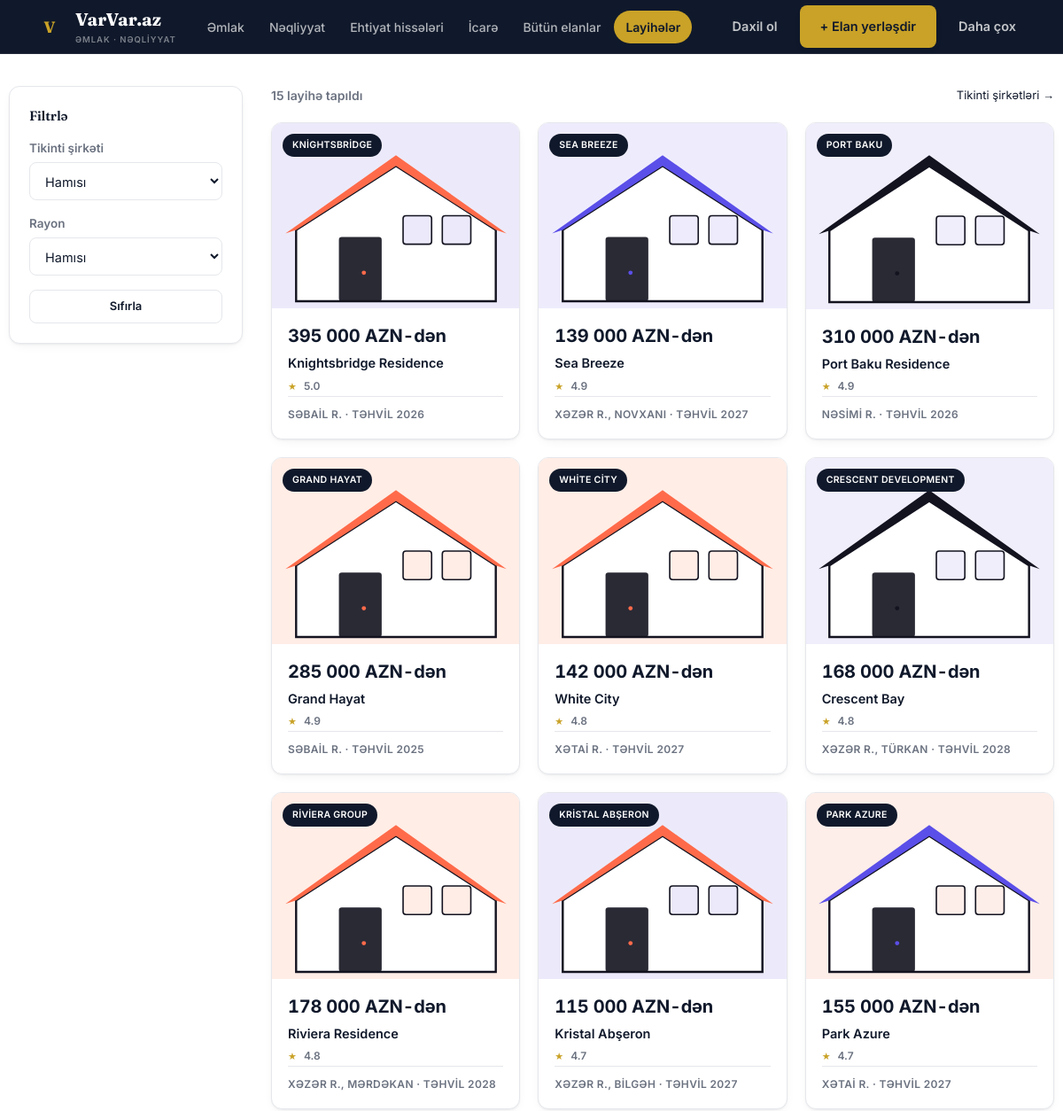
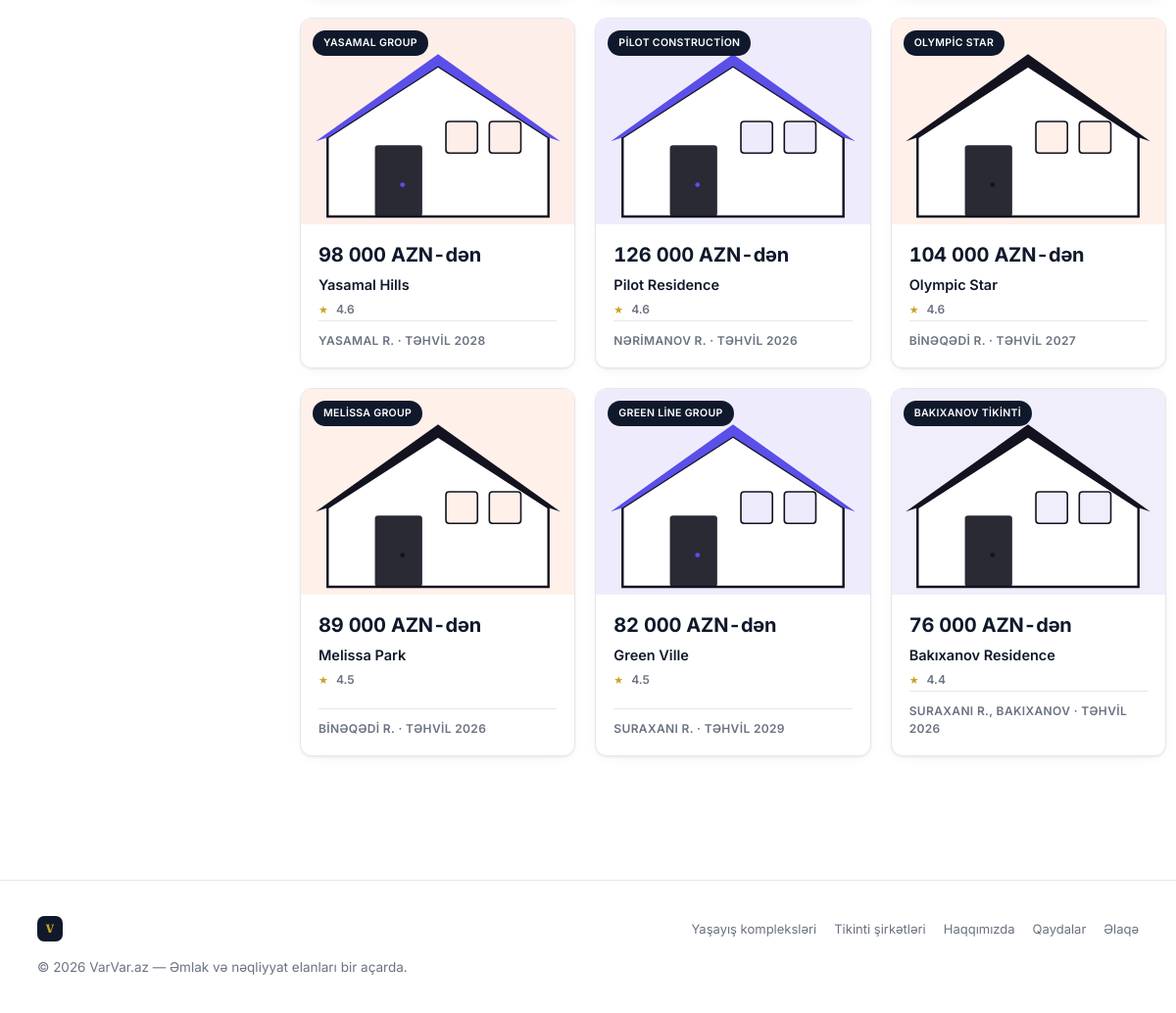
/layiheler, run on the app's committed database (2 pictures, top to bottom).
### tables this page shows
CREATE TABLE residences (
    id INTEGER PRIMARY KEY AUTOINCREMENT,
    slug TEXT NOT NULL UNIQUE,
    name TEXT NOT NULL,
    developer TEXT,
    company_id INTEGER REFERENCES construction_companies(id) ON DELETE SET NULL,
    city TEXT NOT NULL,
    district TEXT,
    address TEXT,
    price_from REAL,
    deadline TEXT,          -- e.g. '2026', '2027'
    rating REAL DEFAULT 4.7,
    description TEXT,
    amenities TEXT,         -- comma-separated list
    contact_name TEXT,
    contact_phone TEXT,
    image_path TEXT,        -- main/cover image (used on cards)
    logo_path TEXT,         -- project logo (small badge)
    accent TEXT NOT NULL DEFAULT 'teal'   -- teal | brass | ink (card accent color)
);

CREATE TABLE construction_companies (
    id INTEGER PRIMARY KEY AUTOINCREMENT,
    slug TEXT NOT NULL UNIQUE,
    name TEXT NOT NULL,
    logo_path TEXT,
    cover_path TEXT,
    about TEXT,
    website TEXT,
    phone TEXT,
    city TEXT,
    founded_year INTEGER,
    created_at TEXT NOT NULL DEFAULT (datetime('now'))
);

### app.py (the view)
@app.route("/layiheler")
def projects_list():
    db = get_db()
    company_slug = request.args.get("company")
    district = request.args.get("district")
    where = []
    params = []
    if company_slug:
        where.append("c.slug = ?")
        params.append(company_slug)
    if district:
        where.append("r.district = ?")
        params.append(district)
    where_sql = ("WHERE " + " AND ".join(where)) if where else ""
    residences = db.execute(
        f"""SELECT r.*, c.name AS company_name, c.slug AS company_slug
            FROM residences r LEFT JOIN construction_companies c ON c.id = r.company_id
            {where_sql}
            ORDER BY r.rating DESC, r.id""",
        params,
    ).fetchall()
    companies = db.execute("SELECT slug, name FROM construction_companies ORDER BY name").fetchall()
    districts = db.execute(
        "SELECT DISTINCT district FROM residences WHERE district IS NOT NULL ORDER BY district"
    ).fetchall()
    return render_template(
        "projects_list.html", residences=residences, companies=companies, districts=districts,
        args=request.args,
    )

### app.py (called while the page is built, shortened)
def get_db():
    if "db" not in g:
        g.db = sqlite3.connect(DB_PATH)
        g.db.row_factory = sqlite3.Row
        g.db.execute("PRAGMA foreign_keys = ON")
    return g.db

def current_user():
    if "user_id" not in session:
        return None

@app.template_filter("money")
def money_filter(value):
    try:
        value = float(value)
    except (TypeError, ValueError):
        return value
    return f"{value:,.0f}".replace(",", " ")

### translations.py (called while the page is built)
def get_translator(lang):
    lang = lang if lang in TRANSLATIONS else "az"
    table = TRANSLATIONS[lang]
    az_table = TRANSLATIONS["az"]
    def t(key, default=None):
        return table.get(key, az_table.get(key, default if default is not None else key))
    return t

### templates/projects_list.html (shortened to what this page needs)
{% extends "base.html" %}
{% block content %}
<div class="wrap listings-layout">
  <aside class="filter-panel">
    <form method="get" action="{{ url_for('projects_list') }}">
      <h3>Filtrlə</h3>
      <div class="field">
        <label>Tikinti şirkəti</label>
        <select name="company" onchange="this.form.submit()">
          <option value="">Hamısı</option>
        </select>
      </div>
      <div class="field">
        <label>Rayon</label>
        <select name="district" onchange="this.form.submit()">
          <option value="">Hamısı</option>
        </select>
      </div>
      <a href="{{ url_for('projects_list') }}" class="btn btn-outline btn-block btn-sm">Sıfırla</a>
    </form>
  </aside>
  <div>
    <div class="results-head">
      <div class="count">{{ residences|length }} layihə tapıldı</div>
      <a href="{{ url_for('companies_list') }}" class="see-all" style="font-size:13px;">Tikinti şirkətləri →</a>
    </div>
    {% if residences %}
    <div class="grid-3">
      {% for r in residences %}
      <a href="{{ url_for('residence_detail', slug=r['slug']) }}" class="card">
        <div class="thumb">
          <img src="{{ r['image_path'] }}" alt="{{ r['name'] }}" loading="lazy">
          {% if r['company_name'] %}<span class="tag">{{ r['company_name'] }}</span>{% endif %}
        </div>
        <div class="body">
          <div class="price mono">{{ r['price_from']|money }} AZN-dən</div>
          <div class="title">{{ r['name'] }}</div>
          <div style="display:flex;align-items:center;gap:6px;margin:2px 0;">
            <span class="testimonial-stars" style="font-size:11px;margin-bottom:0;">★</span>
            <span style="font-size:12px;color:var(--ink-soft);font-weight:600;">{{ '%.1f'|format(r['rating']) }}</span>
          </div>
          <div class="meta">{{ r['district'] }} · Təhvil {{ r['deadline'] }}</div>
        </div>
      </a>
      {% endfor %}
    </div>
    {% else %}
    <div class="empty-state">
      <p>Bu kriteriyalara uyğun layihə tapılmadı.</p>
      <a href="{{ url_for('projects_list') }}" class="btn btn-outline btn-sm" style="margin-top:10px;">Filtrləri sıfırla</a>
    </div>
    {% endif %}
  </div>
</div>
{% endblock %}

### templates/base.html (shortened to what this page needs)
<!DOCTYPE html>
<html lang="{{ current_lang }}">
<head>
<link rel="stylesheet" href="{{ url_for('static', filename='css/style.css') }}">
</head>
<body>
<header class="site-header">
  <div class="wrap bar">
    <a href="{{ url_for('home') }}" class="logo">
      <span class="brand-mark">V</span>
      <span>VarVar.az<small>{{ t('tagline') }}</small></span>
    </a>
    <nav class="main-nav" id="mainNav">
      <a href="{{ url_for('listings', type='emlak') }}" class="{{ 'active' if request.path=='/elanlar' and request.args.get('type')=='emlak' }}">{{ t('nav.emlak') }}</a>
      <a href="{{ url_for('listings', type='neqliyyat') }}" class="{{ 'active' if request.path=='/elanlar' and request.args.get('type')=='neqliyyat' and not request.args.get('category') and not request.args.get('deal_type') }}">{{ t('nav.neqliyyat') }}</a>
      <a href="{{ url_for('listings', type='neqliyyat', category='ehtiyat hissələri') }}" class="{{ 'active' if request.args.get('category')=='ehtiyat hissələri' }}">Ehtiyat hissələri</a>
      <a href="{{ url_for('listings', type='neqliyyat', deal_type='kirayə') }}" class="{{ 'active' if request.args.get('deal_type')=='kirayə' and request.args.get('type')=='neqliyyat' }}">İcarə</a>
      <a href="{{ url_for('listings') }}">{{ t('nav.butun_elanlar') }}</a>
      <a href="{{ url_for('projects_list') }}" class="{{ 'active' if request.path in ('/layiheler','/sirketler') }}">{{ t('nav.layiheler') }}</a>
    </nav>
    <div class="header-actions" id="headerActions">
      {% if current_user %}
        <a href="{{ url_for('notifications_page') }}" class="btn btn-ghost icon-btn" title="Bildirişlər">
          <svg viewBox="0 0 24 24" fill="none" stroke="currentColor" stroke-width="1.8" stroke-linecap="round" stroke-linejoin="round"><path d="M18 8a6 6 0 1 0-12 0c0 7-3 9-3 9h18s-3-2-3-9"/><path d="M13.73 21a2 2 0 0 1-3.46 0"/></svg>
          {% if unread_notifications %}<span class="nav-badge">{{ unread_notifications }}</span>{% endif %}
        </a>
        {% if current_user['is_admin'] %}<a href="{{ url_for('admin_dashboard') }}" class="btn btn-ghost">⚙ Admin</a>{% endif %}
        <a href="{{ url_for('my_listings') }}" class="btn btn-ghost">{{ t('nav.elanlarim') }}</a>
        <a href="{{ url_for('new_listing') }}" class="btn btn-brass">{{ t('nav.elan_yerlesdir') }}</a>
        <a href="{{ url_for('logout') }}" class="btn btn-ghost">{{ t('nav.cixis') }}</a>
        <a href="{{ url_for('more_menu') }}" class="btn btn-ghost {{ 'active' if request.path in ('/daha-cox','/haqqimizda','/qaydalar','/elaqe') }}">{{ t('nav.daha_cox') }}</a>
      {% else %}
        <a href="{{ url_for('login') }}" class="btn btn-ghost">{{ t('nav.daxil_ol') }}</a>
        <a href="{{ url_for('new_listing') }}" class="btn btn-brass">{{ t('nav.elan_yerlesdir') }}</a>
        <a href="{{ url_for('more_menu') }}" class="btn btn-ghost {{ 'active' if request.path in ('/daha-cox','/haqqimizda','/qaydalar','/elaqe') }}">{{ t('nav.daha_cox') }}</a>
      {% endif %}
    </div>
  </div>
</header>
<main>
  {% block content %}{% endblock %}
</main>
<footer class="site-footer">
  <div class="wrap" style="flex-direction:column;align-items:stretch;gap:16px;">
    <div style="display:flex;justify-content:space-between;align-items:center;flex-wrap:wrap;gap:16px;">
      <div class="logo" style="font-size:16px;">
        <span class="brand-mark sm">V</span>
      </div>
      <div style="display:flex;gap:18px;flex-wrap:wrap;font-size:13px;">
        <a href="{{ url_for('projects_list') }}">{{ t('projects.heading') }}</a>
        <a href="{{ url_for('companies_list') }}">{{ t('nav.sirketler') }}</a>
        <a href="{{ url_for('about') }}">{{ t('nav.haqqimizda') }}</a>
        <a href="{{ url_for('rules') }}">{{ t('nav.qaydalar') }}</a>
        <a href="{{ url_for('contact') }}">{{ t('nav.elaqe') }}</a>
      </div>
    </div>
    <div>{{ t('footer.rights') }}</div>
  </div>
</footer>
</body>
</html>

### data on the page
residences: image_path (picture), company_name "KNIGHTSBRIDGE", price_from "395 000", name "Knightsbridge Residence", rating "5.0", district "SƏBAIL R.", deadline "2026"
residences: image_path (picture), company_name "SEA BREEZE", price_from "139 000", name "Sea Breeze", rating "4.9", district "XƏZƏR R., NOVXANI", deadline "2027"
residences: image_path (picture), company_name "PORT BAKU", price_from "310 000", name "Port Baku Residence", rating "4.9", district "NƏSIMI R.", deadline "2026"
residences: image_path (picture), company_name "GRAND HAYAT", price_from "285 000", name "Grand Hayat", rating "4.9", district "SƏBAIL R.", deadline "2025"
residences: image_path (picture), company_name "WHITE CITY", price_from "142 000", name "White City", rating "4.8", district "XƏTAI R.", deadline "2027"
residences: image_path (picture), company_name "CRESCENT DEVELOPMENT", price_from "168 000", name "Crescent Bay", rating "4.8", district "XƏZƏR R., TÜRKAN", deadline "2028"
residences: image_path (picture), company_name "RIVIERA GROUP", price_from "178 000", name "Riviera Residence", rating "4.8", district "XƏZƏR R., MƏRDƏKAN", deadline "2028"
residences: image_path (picture), company_name "KRISTAL ABŞERON", price_from "115 000", name "Kristal Abşeron", rating "4.7", district "XƏZƏR R., BILGƏH", deadline "2027"
residences: image_path (picture), company_name "PARK AZURE", price_from "155 000", name "Park Azure", rating "4.7", district "XƏTAI R.", deadline "2027"
residences: image_path (picture), company_name "YASAMAL GROUP", price_from "98 000", name "Yasamal Hills", rating "4.6", district "YASAMAL R.", deadline "2028"
residences: image_path (picture), company_name "PILOT CONSTRUCTION", price_from "126 000", name "Pilot Residence", rating "4.6", district "NƏRIMANOV R.", deadline "2026"
residences: image_path (picture), company_name "OLYMPIC STAR", price_from "104 000", name "Olympic Star", rating "4.6", district "BINƏQƏDI R.", deadline "2027"
residences: image_path (picture), company_name "MELISSA GROUP", price_from "89 000", name "Melissa Park", rating "4.5", district "BINƏQƏDI R.", deadline "2026"
residences: image_path (picture), company_name "GREEN LINE GROUP", price_from "82 000", name "Green Ville", rating "4.5", district "SURAXANI R.", deadline "2029"
residences: image_path (picture), company_name "BAKIXANOV TIKINTI", price_from "76 000", name "Bakıxanov Residence", rating "4.4", district "SURAXANI R., BAKIXANOV", deadline "2026"

### other printed values
{{ t('tagline') }} "ƏMLAK · NƏQLİYYAT"
{{ t('nav.emlak') }} "Əmlak"
{{ t('nav.neqliyyat') }} "Nəqliyyat"
{{ t('nav.butun_elanlar') }} "Bütün elanlar"
{{ t('nav.layiheler') }} "Layihələr"
{{ t('nav.daxil_ol') }} "Daxil ol"
{{ t('nav.elan_yerlesdir') }} "+ Elan yerləşdir"
{{ t('nav.daha_cox') }} "Daha çox"
{{ residences|length }} "15"
{{ t('projects.heading') }} "Yaşayış kompleksləri"
{{ t('nav.sirketler') }} "Tikinti şirkətləri"
{{ t('nav.haqqimizda') }} "Haqqımızda"
{{ t('nav.qaydalar') }} "Qaydalar"
{{ t('nav.elaqe') }} "Əlaqə"
{{ t('footer.rights') }} "© 2026 VarVar.az — Əmlak və nəqliyyat elanları bir açarda."
